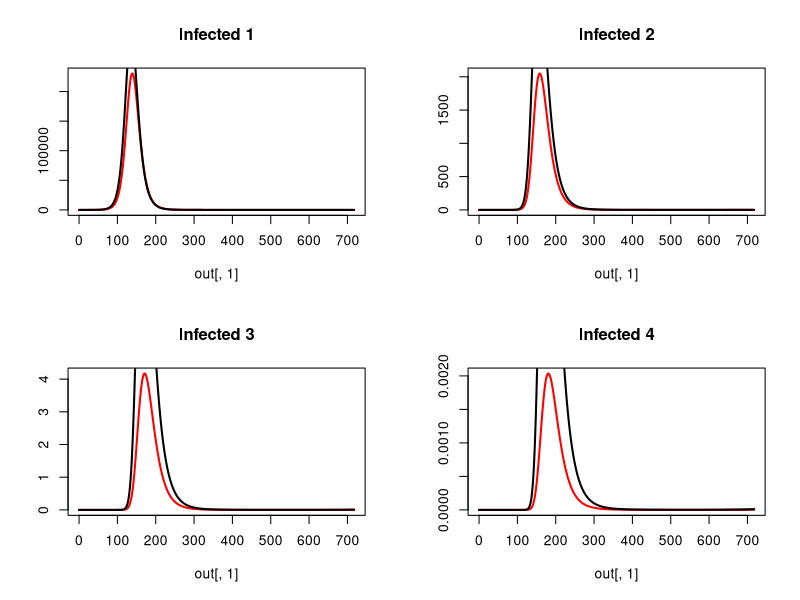

Write the R code that produced this figure.
############################
#CRC info
############################
args = commandArgs(TRUE)
input = as.numeric(args[1])
vac.vec = seq(from = 0, to = 1, by = .05)
vac = vac.vec[input]

library(deSolve)

############################
#Initial condidtions and parameters
############################
percentage_vec <- c(rep(1.8,5), rep(1.8,5), rep(1.84,5), rep(1.86,5),
                    17.2, 15, 12.7, 8.8, 5.5, 2.8, 1.3, 0.2)
percentage_vec <- percentage_vec / 100
initial_conditions <- as.data.frame(matrix(NA, nrow = 28*4, ncol = 3))
initial_conditions[,2] <- rep(1:28,4)
for(i in 1:4){
  x <- i - 1
  initial_conditions[x*(28) + (1:28),1] <- rep(i,28)
}
initial_conditions[,3] <- rep(percentage_vec,4)

susceptible_init_h <- cbind(initial_conditions[,1], initial_conditions[,2], rep(NA, 112))
susceptible_init_h[,3] <- c(initial_conditions[1:28,3] * 6 *10^6, initial_conditions[29:56,3] * 0, 
                            initial_conditions[57:84,3] * 0, initial_conditions[85:112,3] * 0)
susceptible_init_l <- cbind(initial_conditions[,1], initial_conditions[,2], rep(NA, 112))
susceptible_init_l[,3] <- c(initial_conditions[1:28,3] * 6 *10^6, initial_conditions[29:56,3] * 0, 
                            initial_conditions[57:84,3] * 0, initial_conditions[85:112,3] * 0)

infected_init_h <- cbind(initial_conditions[,1], initial_conditions[,2], rep(NA, 112))
infected_init_h[,3] <- c(initial_conditions[1:28,3] * 1, initial_conditions[29:56,3] * 0, 
                         initial_conditions[57:84,3] * 0, initial_conditions[85:112,3] * 0)
infected_init_l <- cbind(initial_conditions[,1], initial_conditions[,2], rep(NA, 112))
infected_init_l[,3] <- c(initial_conditions[1:28,3] * 1, initial_conditions[29:56,3] * 0, 
                         initial_conditions[57:84,3] * 0, initial_conditions[85:112,3] * 0)

recovered_init_h <- cbind(initial_conditions[,1], initial_conditions[,2], rep(NA, 112))
recovered_init_h[,3] <- c(initial_conditions[1:28,3] * 0, initial_conditions[29:56,3] * 0, 
                          initial_conditions[57:84,3] * 0, initial_conditions[85:112,3] * 0)
recovered_init_l <- cbind(initial_conditions[,1], initial_conditions[,2], rep(NA, 112))
recovered_init_l[,3] <- c(initial_conditions[1:28,3] * 0, initial_conditions[29:56,3] * 0, 
                          initial_conditions[57:84,3] * 0, initial_conditions[85:112,3] * 0)


susceptible_h <- function(exposure){
  x <- exposure - 1
  susceptible <- c(susceptible_init_h[(x * 28) + 1:28,3])
}
susceptible_total_h <- sum(susceptible_h(1) + susceptible_h(2) + susceptible_h(3) + susceptible_h(4))
susceptible_l <- function(exposure){
  x <- exposure - 1
  susceptible <- c(susceptible_init_l[(x * 28) + 1:28,3])
}
susceptible_total_l <- sum(susceptible_l(1) + susceptible_l(2) + susceptible_l(3) + susceptible_l(4))

infected_h <- function(exposure){
  x <- exposure - 1
  infected <- c(infected_init_h[(x * 28) + 1:28,3])
} 
infected_total_h <- sum(infected_h(1) + infected_h(2) + infected_h(3) + infected_h(4))
infected_l <- function(exposure){
  x <- exposure - 1
  infected <- c(infected_init_l[(x * 28) + 1:28,3])
} 
infected_total_l <- sum(infected_l(1) + infected_l(2) + infected_l(3) + infected_l(4))

recovered_h <- function(exposure){
  x <- exposure - 1
  recovered <- c(recovered_init_h[(x * 28) + 1:28,3])
} 
recovered_total_h <- sum(recovered_h(1) + recovered_h(2) + recovered_h(3) + recovered_h(4))
recovered_l <- function(exposure){
  x <- exposure - 1
  recovered <- c(recovered_init_l[(x * 28) + 1:28,3])
} 
recovered_total_l <- sum(recovered_l(1) + recovered_l(2) + recovered_l(3) + recovered_l(4))

population_h <- sum(susceptible_total_h + infected_total_h + recovered_total_h)
population_l <- sum(susceptible_total_l + infected_total_l + recovered_total_l)


native <- c(rep(1, 7), rep(0.86, 9), rep(0.842, 4), 0.814, 0.7676, 0.7784, rep(0.809, 5))

parms <- c(beta_h = 0.3447,
           beta_l = 0.4529,
           gamma = 1/4,
           sigma = 1/(365 * 1.2),
           mu = 19 / (1000 * 365),
           delta = c((0.013 / 365), rep(0.001 / 365, 4), rep(0, 10), rep(0.001, 5), 
                     0.002 / 365, 0.0025 / 365, 
                     0.004 / 365, 0.0085 / 365,
                     0.0175 / 365, 0.0425 / 365,
                     0.114 / 365, 0.151 / 365),
           age_window = c(rep(1, 21), rep(10, 7)),
           native = c(rep(1, 7), rep(0.86, 9), rep(0.842, 4), 0.814, 0.7676, 0.7784, rep(0.809, 5)),
           travel <- 1 - native,
           vac_h = vac,
           vac_l = vac)

############################
#MODEL
############################
model <- function(t, y, parms){
  
  beta_h <- parms[1]
  beta_l <- parms[2]
  gamma <- parms[3]
  sigma <- parms[4]
  mu <- parms[5]
  delta <- parms[6:33]
  age_window <- parms[34:61]
  native <- parms[62:89]
  travel <- parms[90:117]
  vac_h <- c(rep(0,8), ifelse((t>(365*30)), parms[118], 0), rep(0,19))
  vac_l <- c(rep(0,8), ifelse((t>(365*30)), parms[119], 0), rep(0,19))
  
  S1_h <- y[1:28]
  I1_h <- y[29:56]
  R1_h <- y[57:84]
  S2_h <- y[85:112]
  I2_h <- y[113:140]
  R2_h <- y[141:168]
  S3_h <- y[169:196]
  I3_h <- y[197:224]
  R3_h <- y[225:252]
  S4_h <- y[253:280]
  I4_h <- y[281:308]
  R4_h <- y[309:336]
  
  S1_l <- y[337:364]
  I1_l <- y[365:392]
  R1_l <- y[393:420]
  S2_l <- y[421:448]
  I2_l <- y[449:476]
  R2_l <- y[477:504]
  S3_l <- y[505:532]
  I3_l <- y[533:560]
  R3_l <- y[561:588]
  S4_l <- y[589:616]
  I4_l <- y[617:644]
  R4_l <- y[645:672]
  
  FOI <- y[673]
  FOI_h <- y[674]
  FOI_l <- y[675]
  
  infected_total_h <- sum(sum(I1_h), sum(I2_h), sum(I3_h), sum(I4_h))
  population_h <- y[1:336]
  pop_h <- sum(population_h)
  infected_total_l <- sum(sum(I1_l), sum(I2_l), sum(I3_l), sum(I4_l))
  population_l <- y[337:672]
  pop_l <- sum(population_l)
  
  effective_population_h <- population_h + rep(travel,12) * population_l
  effective_population_h <- sum(effective_population_h)
  effective_population_l <- population_l + rep(travel,12) * population_h
  effective_population_l <- sum(effective_population_l)
  
  #first infection
  dS1_h <-  
    mu * c(pop_h, rep(0,27)) +
    c(0, 1/365 / head(age_window, -1) * head(S1_h, -1)) -
    c(1/365 / head(age_window, -1) * head(S1_h, -1), 0) -
    native * S1_h * (beta_h * infected_total_h / effective_population_h) -
    travel * S1_h * (beta_l * infected_total_l / effective_population_l) -
    S1_h * delta -
    S1_h * vac_h
  dS1_l <-  
    mu * c(pop_l, rep(0,27)) +
    c(0, 1/365 / head(age_window, -1) * head(S1_l, -1)) -
    c(1/365 / head(age_window, -1) * head(S1_l, -1), 0) -
    travel * S1_l * (beta_h * infected_total_h / effective_population_h) -
    native * S1_l * (beta_l * infected_total_l / effective_population_l) -
    S1_l * delta - 
    S1_l * vac_l
  
  dI1_h <- 
    native * S1_h * (beta_h * infected_total_h / effective_population_h) +
    travel * S1_h * (beta_l * infected_total_l / effective_population_l) +
    c(0, 1/365 / head(age_window, -1) * head(I1_h, -1)) -
    c(1/365 / head(age_window, -1) * head(I1_h, -1), 0) -
    I1_h * gamma -
    I1_h * delta
  dI1_l <- 
    travel * S1_l * (beta_h * infected_total_h / effective_population_h) +
    native * S1_l * (beta_l * infected_total_l / effective_population_l) +
    c(0, 1/365 / head(age_window, -1) * head(I1_l, -1)) -
    c(1/365 / head(age_window, -1) * head(I1_l, -1), 0) -
    I1_l * gamma -
    I1_l * delta
  
  FOI <- FOI + (sum(dI1_h+dI1_l) / (sum(dS1_h+dS1_l) + 1))
  FOI_h <- FOI_h + (sum(dI1_h) / (sum(dS1_h)+1))
  FOI_l <- FOI_l + (sum(dI1_l) / (sum(dS1_l)+1))
  
  dR1_h <-
    I1_h * gamma +
    c(0, 1/365 / head(age_window, -1) * head(R1_h, -1)) -
    c(1/365 / head(age_window, -1) * head(R1_h, -1), 0) -
    R1_h * sigma -
    R1_h * delta +
    S1_h * vac_h - 
    R1_h * vac_h
  dR1_l <-
    I1_l * gamma +
    c(0, 1/365 / head(age_window, -1) * head(R1_l, -1)) -
    c(1/365 / head(age_window, -1) * head(R1_l, -1), 0) -
    R1_l * sigma -
    R1_l * delta +
    S1_l * vac_l - 
    R1_l * vac_l
  
  #second infection
  dS2_h <- 
    R1_h * sigma +
    c(0, 1/365 / head(age_window, -1) * head(S2_h, -1)) -
    c(1/365 / head(age_window, -1) * head(S2_h, -1), 0) -
    native * S2_h * (0.75 * beta_h * infected_total_h / effective_population_h) -
    travel * S2_h * (0.75 * beta_l * infected_total_l / effective_population_l) -
    S2_h * delta - 
    S2_h * vac_h
  dS2_l <- 
    R1_l * sigma +
    c(0, 1/365 / head(age_window, -1) * head(S2_l, -1)) -
    c(1/365 / head(age_window, -1) * head(S2_l, -1), 0) -
    travel * S2_l * (0.75 * beta_h * infected_total_h / effective_population_h) -
    native * S2_l * (0.75 * beta_l * infected_total_l / effective_population_l) -
    S2_l * delta - 
    S2_l * vac_l
  
  dI2_h <- 
    native * S2_h * (0.75 * beta_h * infected_total_h / effective_population_h) +
    travel * S2_h * (0.75 * beta_l * infected_total_l / effective_population_l) +
    c(0, 1/365 / head(age_window, -1) * head(I2_h, -1)) -
    c(1/365 / head(age_window, -1) * head(I2_h, -1), 0) -
    I2_h * gamma -
    I2_h * delta
  dI2_l <- 
    travel * S2_l * (0.75 * beta_h * infected_total_h / effective_population_h) +
    native * S2_l * (0.75 * beta_l * infected_total_l / effective_population_l) +
    c(0, 1/365 / head(age_window, -1) * head(I2_l, -1)) -
    c(1/365 / head(age_window, -1) * head(I2_l, -1), 0) -
    I2_l * gamma -
    I2_l * delta
  
  FOI <- FOI + (sum(dI2_h+dI2_l) / (sum(dS2_h+dS2_l) + 1))
  FOI_h <- FOI_h + (sum(dI2_h) / (sum(dS2_h)+1))
  FOI_l <- FOI_l + (sum(dI2_l) / (sum(dS2_l)+1))
  
  dR2_h <-  
    I2_h * gamma +  
    c(0, 1/365 / head(age_window, -1) * head(R2_h, -1)) -
    c(1/365 / head(age_window, -1) * head(R2_h, -1), 0) -
    R2_h * sigma -
    R2_h * delta +
    R1_h * vac_h +
    S2_h * vac_h -
    R2_h * vac_h
  dR2_l <-  
    I2_l * gamma +  
    c(0, 1/365 / head(age_window, -1) * head(R2_l, -1)) -
    c(1/365 / head(age_window, -1) * head(R2_l, -1), 0) -
    R2_l * sigma -
    R2_l * delta + 
    R1_l * vac_l +
    S2_l * vac_l -
    R2_l * vac_l
  
  #third infection
  dS3_h <- 
    R2_h * sigma + 
    c(0, 1/365 / head(age_window, -1) * head(S3_h, -1)) -
    c(1/365 / head(age_window, -1) * head(S3_h, -1), 0) -
    native * S3_h * (0.5 * beta_h * infected_total_h / effective_population_h) -
    travel * S3_h * (0.5 * beta_l * infected_total_l / effective_population_l) -
    S3_h * delta -
    S3_h * vac_h
  dS3_l <- 
    R2_l * sigma + 
    c(0, 1/365 / head(age_window, -1) * head(S3_l, -1)) -
    c(1/365 / head(age_window, -1) * head(S3_l, -1), 0) -
    travel * S3_l * (0.5 * beta_h * infected_total_h / effective_population_h) -
    native * S3_l * (0.5 * beta_l * infected_total_l / effective_population_l) -
    S3_l * delta -
    S3_l * vac_l
  
  dI3_h <- 
    native * S3_h * (0.5 * beta_h * infected_total_h / effective_population_h) +
    travel * S3_h * (0.5 * beta_l * infected_total_l / effective_population_l) +
    c(0, 1/365 / head(age_window, -1) * head(I3_h, -1)) -
    c(1/365 / head(age_window, -1) * head(I3_h, -1), 0) -
    I3_h * gamma -
    I3_h * delta
  dI3_l <- 
    travel * S3_l * (0.5 * beta_h * infected_total_h / effective_population_h) +
    native * S3_l * (0.5 * beta_l * infected_total_l / effective_population_l) +
    c(0, 1/365 / head(age_window, -1) * head(I3_l, -1)) -
    c(1/365 / head(age_window, -1) * head(I3_l, -1), 0) -
    I3_l * gamma -
    I3_l * delta
  
  FOI <- FOI + (sum(dI3_h+dI1_l) / (sum(dS3_h+dS3_l) + 1))
  FOI_h <- FOI_h + (sum(dI3_h) / (sum(dS3_h)+1))
  FOI_l <- FOI_l + (sum(dI3_l) / (sum(dS3_l)+1))
  
  dR3_h <- 
    I3_h * gamma +
    c(0, 1/365 / head(age_window, -1) * head(R3_h, -1)) -
    c(1/365 / head(age_window, -1) * head(R3_h, -1), 0) -
    R3_h * sigma -
    R3_h * delta + 
    R2_h * vac_h +
    S3_h * vac_h -
    R3_h * vac_h
  dR3_l <- 
    I3_l * gamma +
    c(0, 1/365 / head(age_window, -1) * head(R3_l, -1)) -
    c(1/365 / head(age_window, -1) * head(R3_l, -1), 0) -
    R3_l * sigma -
    R3_l * delta +
    R3_l * vac_l +
    S3_l * vac_l - 
    R3_l * vac_l
  
  #fourth infection
  dS4_h <- 
    R3_h * sigma +
    c(0, 1/365 / head(age_window, -1) * head(S4_h, -1)) -
    c(1/365 / head(age_window, -1) * head(S4_h, -1), 0) -
    native * S4_h * (0.25 * beta_h * infected_total_h / effective_population_h) -
    travel * S4_h * (0.25 * beta_l * infected_total_l / effective_population_l) -
    S4_h * delta - 
    S4_h * vac_h
  dS4_l <- 
    R3_l * sigma +
    c(0, 1/365 / head(age_window, -1) * head(S4_l, -1)) -
    c(1/365 / head(age_window, -1) * head(S4_l, -1), 0) -
    travel * S4_l * (0.25 * beta_h * infected_total_h / effective_population_h) -
    native * S4_l * (0.25 * beta_l * infected_total_l / effective_population_l) -
    S4_l * delta - 
    S4_l * vac_l
  
  dI4_h <- 
    native * S4_h * (0.25 * beta_h * infected_total_h / effective_population_h) +
    travel * S4_h * (0.25 * beta_l * infected_total_l / effective_population_l) +
    c(0, 1/365 / head(age_window, -1) * head(I4_h, -1)) -
    c(1/365 / head(age_window, -1) * head(I4_h, -1), 0) -
    I4_h * gamma -
    I4_h * delta
  dI4_l <- 
    travel * S4_l * (0.25 * beta_h * infected_total_h / effective_population_h) +
    native * S4_l * (0.25 * beta_l * infected_total_l / effective_population_l) +
    c(0, 1/365 / head(age_window, -1) * head(I4_l, -1)) -
    c(1/365 / head(age_window, -1) * head(I4_l, -1), 0) -
    I4_l * gamma -
    I4_l * delta
  
  FOI <- FOI + (sum(dI4_h+dI4_l) / (sum(dS4_h+dS4_l) + 1))
  FOI_h <- FOI_h + (sum(dI4_h) / (sum(dS4_h)+1))
  FOI_l <- FOI_l + (sum(dI4_l) / (sum(dS4_l)+1))
  
  dR4_h <- 
    I4_h * gamma +
    c(0, 1/365 / head(age_window, -1) * head(R4_h, -1)) -
    c(1/365 / head(age_window, -1) * head(R4_h, -1), 0) -
    R4_h * delta +
    R3_h * vac_h +
    S4_h * vac_h
  dR4_l <- 
    I4_l * gamma +
    c(0, 1/365 / head(age_window, -1) * head(R4_l, -1)) -
    c(1/365 / head(age_window, -1) * head(R4_l, -1), 0) -
    R4_l * delta + 
    R3_l * vac_l +
    S4_l * vac_l
  
  
  list(c(dS1_h, dI1_h, dR1_h,
         dS2_h, dI2_h, dR2_h,
         dS3_h, dI3_h, dR3_h,
         dS4_h, dI4_h, dR4_h,
         dS1_l, dI1_l, dR1_l,
         dS2_l, dI2_l, dR2_l,
         dS3_l, dI3_l, dR3_l,
         dS4_l, dI4_l, dR4_l, 
         FOI, FOI_h, FOI_l))
  
}

############################
#RUN MODEL
############################
y_init <- c(susceptible_h(1), infected_h(1), recovered_h(1),
            susceptible_h(2), infected_h(2), recovered_h(2),
            susceptible_h(3), infected_h(3), recovered_h(3),
            susceptible_h(4), infected_h(4), recovered_h(4),
            susceptible_l(1), infected_l(1), recovered_l(1),
            susceptible_l(2), infected_l(2), recovered_l(2),
            susceptible_l(3), infected_l(3), recovered_l(3),
            susceptible_l(4), infected_l(4), recovered_l(4),
            0, 0, 0)
times <- seq(from = 0, to = 365 * 50, by = .1)
out <- ode(times = times, y = y_init, func = model, parms = parms)

############################
#PROCESSING
############################
png(filename = paste('infections_', input, '.png', sep = ''))
par(mfrow = c(2,2))
infected_names <- c("Infected 1", "Infected 2", "Infected 3", "Infected 4")
for(i in 0:3){
  x <- 2 + 3 * i
  y <- x + 12
  legend_y <- max(rowSums(out[,(1+(x-1)*28+1):(1+(x)*28)]))
  {plot(out[,1],rowSums(out[,(1+(x-1)*28+1):(1+(x)*28)]),type='l', 
        col = "red", lwd = 2, ylab = '',
        main = infected_names[i + 1])
    lines(out[,1],rowSums(out[,(1+(y-1)*28+1):(1+(y)*28)]),type='l', lwd = 2)
    legend(8000, (2/3) * legend_y, legend=c("High SES", "Low SES"),
           col=c("red", "black"), lwd = c(2,2), cex=0.8)
  }}
dev.off()


############################
#OUTPUT
############################
out_last <- out[nrow(out),]
FOI <- out[,674]
FOI_h <- out[,675]
FOI_l <- out[,676]
save(out_last, file = paste('output_', input, '.RData', sep = ''))
save(FOI, file = paste('FOI_', input, '.RData', sep = ''))
save(FOI_h, file = paste('FOI.h_', input, '.RData', sep = ''))
save(FOI_l, file = paste('FOI.l_', input, '.RData', sep = ''))
